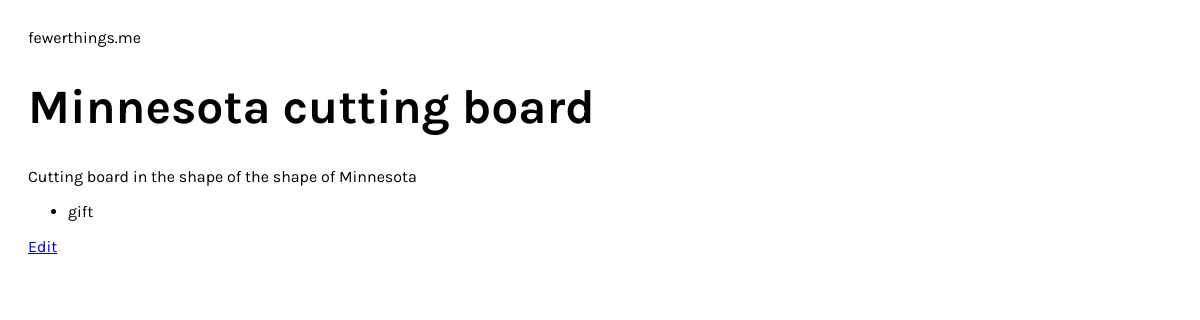
Page /things/minnesota-cutting-board/ (signed in) on the committed database.
### inventory/models.py (models this page shows, shortened)
class Timestamp(models.Model):
	created = models.DateTimeField(auto_now_add=True)
	updated = models.DateTimeField(auto_now=True)
	class Meta:
		abstract = True

class Thing(Timestamp):
	name = models.CharField(max_length=255)
	description = models.TextField()
	slug = models.SlugField(unique=True)
	user = models.ForeignKey(User, blank=True, null=True)
	active = models.BooleanField(default=True)

class ThingTag(models.Model):
	TAG_OPTIONS = (
		('gift', 'gift'),
		('seasonal', 'seasonal'),
		('inherited', 'inherited'),
		('clothing', 'clothing'),
		('shoes', 'shoes'),
		('furniture', 'furniture'),
	)
	tag = models.CharField(max_length=255,
		choices=TAG_OPTIONS)
	thing = models.ForeignKey(Thing,
		related_name="tags")
	class Meta:
		verbose_name_plural = "Tags"

### inventory/views.py (the view)
# urls.py: url(r'^things/(?P<slug>[-\w]+)/$', views.thing_detail,
@login_required
def thing_detail(request, slug):
	thing = Thing.objects.get(slug=slug)
	tags = thing.tags.all()
	uploads = thing.uploads.all()
	if (not request.user.is_superuser and thing.user != request.user):
		raise Http404
	return render (request, 'things/thing_detail.html', {
		'thing': thing,
		'tags': tags,
		'uploads': uploads,
	})

### inventory/templates/things/thing_detail.html (shortened to what this page needs)
{% extends 'base.html' %}
{% block content %}
	<h1>{{ thing.name }}</h1>
	<p>{{ thing.description }}</p>
	{% if tags %}
	<ul>
		{% for tag in tags %}
			<li>
				{{ tag.tag}}
			</li>
		{% endfor %}
	</ul>
	{% endif %}
	{% if user == thing.user %}
		<p>
			<a href="{% url 'edit_thing' slug=thing.slug %}">
				Edit
			</a>
		</p>
	{% endif %}
{% endblock content %}

### inventory/static/css/style.css (style rules this page uses)
body { font-family: 'Karla', sans-serif; color:#000000; padding:20px; }
h1 { font-size:3em; }

### rows in the picture
Thing: name "Minnesota cutting board", description "Cutting board in the shape of the shape of Minnesota"
ThingTag: tag "gift"
